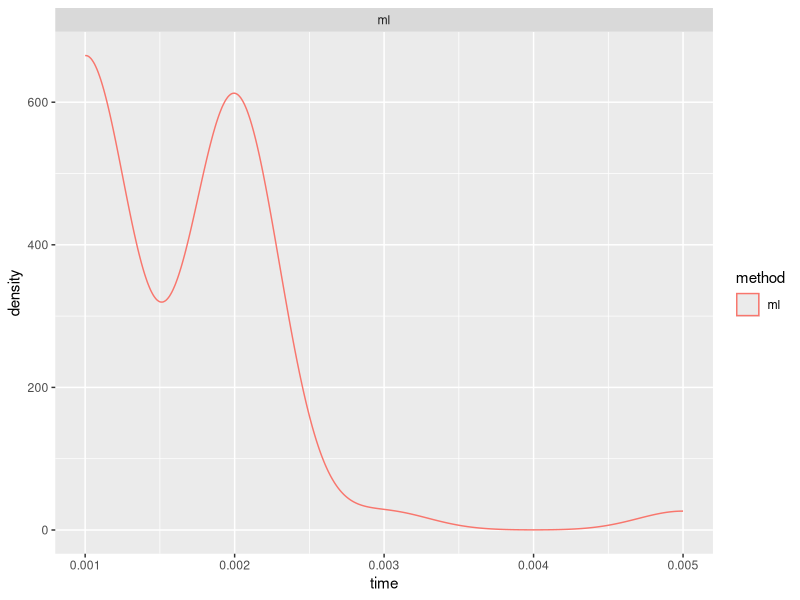
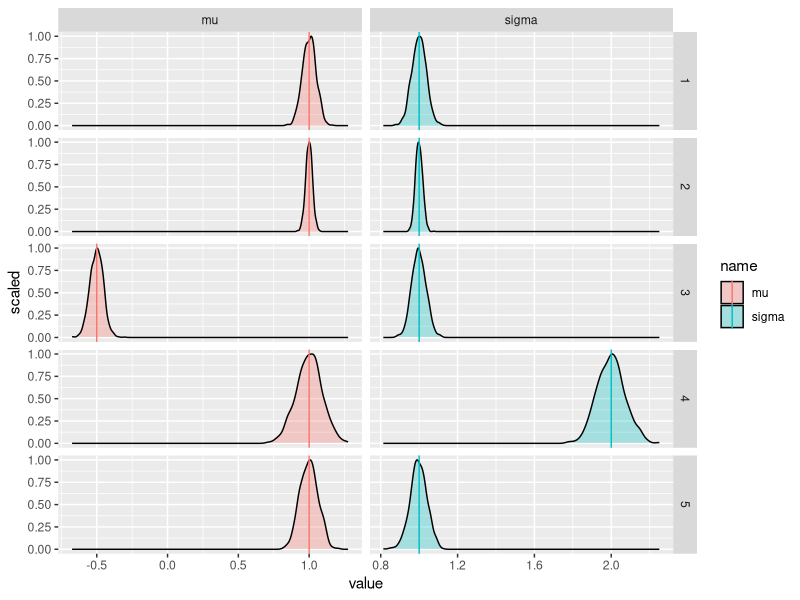
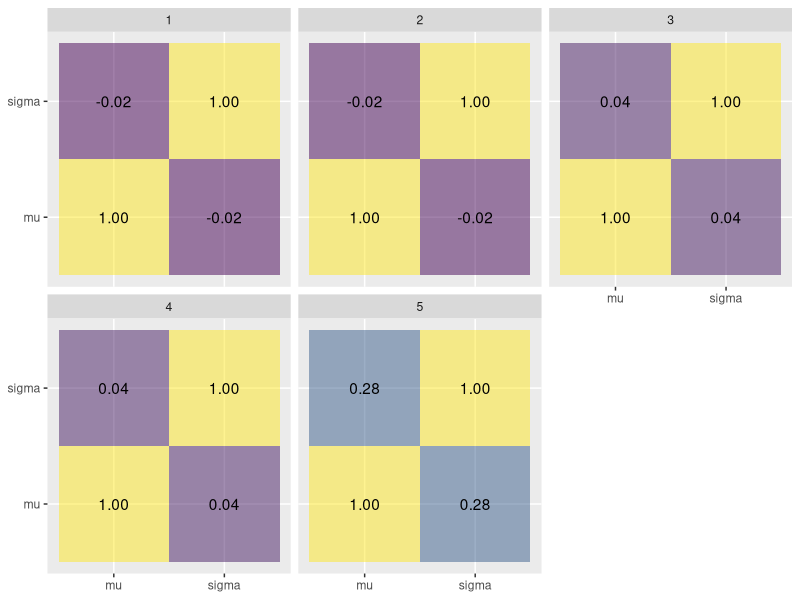

The R source for these figures, in order:
## ---- chunk 1
library(tidyverse)
set.seed(123)
## ---- chunk 2
generate.data <- function(n, mu, sigma, n.breaks) {
  data <- hist(
    rnorm(n, mu, sigma),
    breaks = c(-Inf, seq(-3, 3, length.out = n.breaks), Inf),
    plot = FALSE
  )$counts
  return(data)
}
## ---- chunk 3
estimate.model.and.get.coefficients.ml <- function(data, n.breaks) {
  ptm <- proc.time()
  interval.censored.log.likelihood <- function(par) {
    mu <- par[1]
    sigma <- exp(par[2])
    ps <- pnorm(seq(-3, 3, length.out = n.breaks), mu, sigma)
    result <- sum(data * log(c(ps, 1) - c(0, ps)))
    return(result)
  }
  estimate <- optim(
    par = c(0, 0),
    fn = interval.censored.log.likelihood,
    control = list(fnscale = -1)
  )$par
  time <- proc.time() - ptm
  result <- c("mu"= estimate[1], "sigma" = exp(estimate[2]), "time" = time[[3]])
  return(result)
}
## ---- chunk 4
estimate.all.models.and.get.coefficients <- function(data, n.breaks) {
  result <- data.frame(
    method = c("ml"),
    rbind(
      estimate.model.and.get.coefficients.ml(data, n.breaks)
    )
  )
  return(result)
}
## ---- chunk 5
parameters <- tibble(
  parameter.set = seq(5),
  n = c(500, 2000, 500, 500, 500),
  mu = c(1, 1, -0.5, 1, 1),
  sigma = c(1, 1, 1, 2, 1),
  n.breaks = c(5, 5, 5, 5, 3)
)
parameters
## ---- chunk 6
estimated.parameters <- parameters %>%
  expand_grid(
    run = seq(10)
  ) %>%
  reframe(
    generate.data(
      n = n,
      mu = mu,
      sigma = sigma,
      n.breaks = n.breaks
    ) %>%
      estimate.all.models.and.get.coefficients(n.breaks = n.breaks),
    .by = c(parameter.set, run)
  )
estimated.parameters
## ---- chunk 7
# for (model.pairs in combn(unique(estimated.parameters$method), 2, simplify = FALSE)) {
#   cat("\n\n## ", model.pairs[[1]], " vs ", model.pairs[[2]], " {.tabset .tabset-pills}\n")
#   print(
#     ggplot(
#       mapping = aes(
#         x = !!sym(model.pairs[[1]]),
#         y = !!sym(model.pairs[[2]])
#       ),
#       data = estimated.parameters %>%
#         filter(method %in% model.pairs) %>%
#         select(-time) %>%
#         pivot_longer(c("intercept", "slope", "sd.error")) %>%
#         pivot_wider(names_from = "method"),
#         alpha = 0.1
#     ) +
#       geom_point() +
#       geom_smooth(
#         formula = y ~ x,
#         method = "lm",
#         col = "green"
#       ) +
#       geom_abline(
#         intercept = 0,
#         slope = 1
#       ) +
#       facet_grid(
#         cols = vars(name),
#         rows = vars(parameter.set),
#         scales = "free"
#       )
#   )
# }
## ---- chunk 8
estimated.parameters %>%
  group_by(parameter.set, method) %>%
  summarise(
    time = mean(time),
    .groups = "drop"
  ) %>%
  pivot_wider(
    values_from = time,
    names_from = method
  )
## ---- chunk 9
ggplot() +
  geom_density(
    mapping = aes(
      x = time,
      col = method
    ),
    data = estimated.parameters
  ) +
  facet_wrap(
    facets = ~ method,
    scales = "free_y"
  )
## ---- chunk 10
estimated.parameters <- parameters %>%
  expand_grid(
    run = seq(1000)
  ) %>%
  reframe(
    generate.data(
      n = n,
      mu = mu,
      sigma = sigma,
      n.breaks = n.breaks
    ) %>%
      estimate.model.and.get.coefficients.ml(n.breaks = n.breaks) %>%
      as_tibble_row(),
    .by = c(parameter.set, run)
  )
estimated.parameters
## ---- chunk 11
ggplot() +
  geom_density(
    mapping = aes(
      x = value,
      y = after_stat(scaled),
      fill = name
    ),
    data = estimated.parameters %>%
      pivot_longer(
        cols = c("mu", "sigma")
      ),
    alpha = 0.3
  ) +
  geom_vline(
    mapping = aes(
      xintercept = value,
      col = name
    ),
    data = parameters %>%
      pivot_longer(
        cols = c("mu", "sigma")
      )
  ) +
  facet_grid(
    cols = vars(name),
    rows = vars(parameter.set),
    scales = "free"
  )
## ---- chunk 12
ggplot(
  mapping = aes(
    x = parameter.1,
    y = parameter.2,
    fill = correlation,
    label = sprintf("%.2f", correlation)
  ),
  data = estimated.parameters %>%
    group_by(parameter.set) %>%
    reframe(
      expand_grid(
        parameter.1 = c("mu", "sigma"),
        parameter.2 = c("mu", "sigma")
      ),
      correlation = c(cor(data.frame(mu, sigma)))
    )
) +
  geom_tile(alpha = 0.5) +
  geom_text() +
  scale_fill_viridis_c() +
  guides(fill = "none") +
  labs(
    x = NULL,
    y = NULL
  ) +
  facet_wrap(
    facets = vars(parameter.set)
  )
